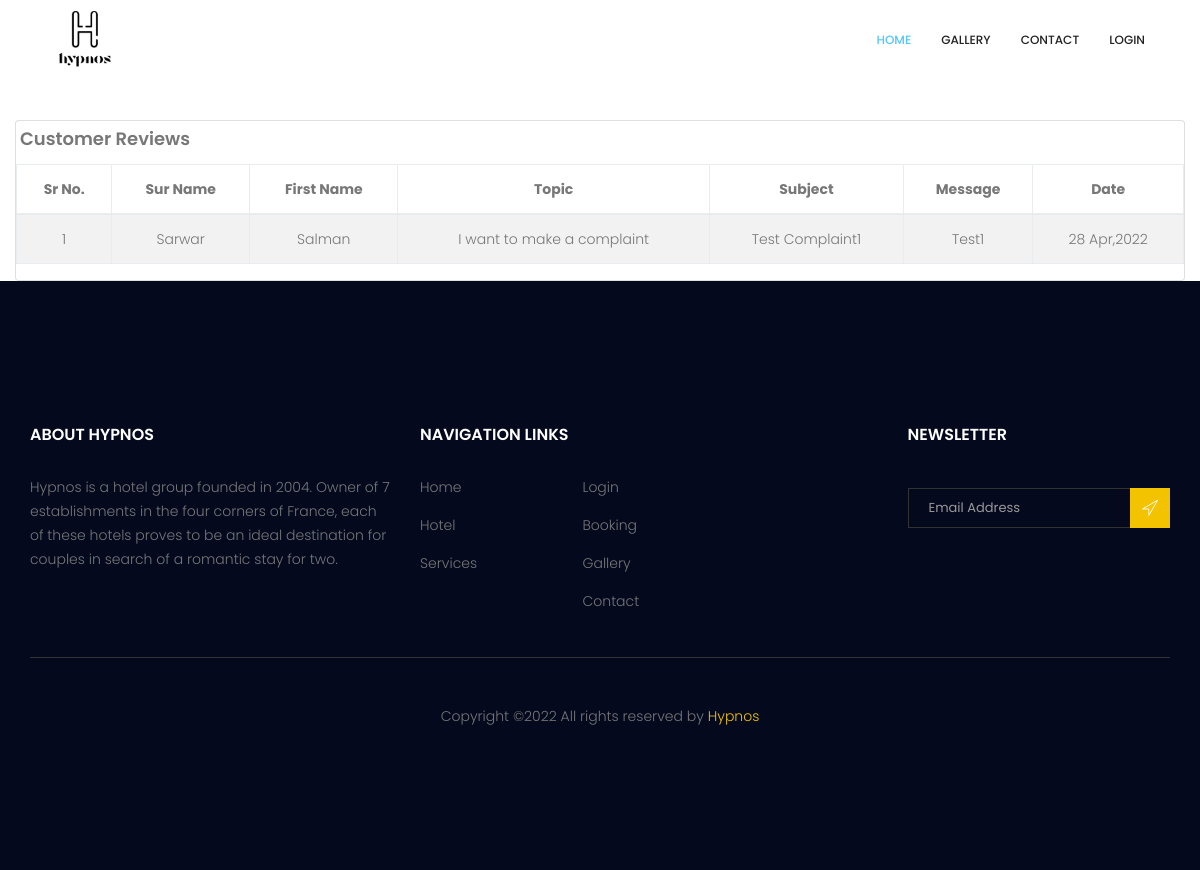
Screenshot of /reviews.php with the database file from the repository.
### tables this page shows
CREATE TABLE `customer_reviews` (
  `id` int(11) NOT NULL,
  `sur_name` varchar(111) NOT NULL,
  `first_name` varchar(111) NOT NULL,
  `topic` varchar(111) NOT NULL,
  `email` varchar(111) NOT NULL,
  `subject` varchar(500) NOT NULL,
  `message` varchar(500) NOT NULL,
  `created_on` varchar(111) NOT NULL,
  `is_deleted` int(11) NOT NULL
);

### reviews.php (the view, shortened to what this page needs)
<?php
include('db/db.php');
?>
<!doctype html>
<html lang="en">
    <head>
        <link rel="stylesheet" href="css/bootstrap.css">
        <link rel="stylesheet" href="vendors/linericon/style.css">
        <link rel="stylesheet" href="css/font-awesome.min.css">
        <link rel="stylesheet" href="vendors/owl-carousel/owl.carousel.min.css">
        <link rel="stylesheet" href="vendors/bootstrap-datepicker/bootstrap-datetimepicker.min.css">
        <link rel="stylesheet" href="vendors/nice-select/css/nice-select.css">
        <link rel="stylesheet" href="vendors/owl-carousel/owl.carousel.min.css">
        <link rel="stylesheet" href="css/style.css">
        <link rel="stylesheet" href="css/responsive.css">
    </head>
    <body>
 <?php include('common/header.php');?>
    <section class="content">
      <div class="container-fluid">
        <div class="row">
          <div class="col-12">
               <div class="card" style="margin-top:120px;">
               <div class="row p-1">
                 <div class="col-md-3">
                   <h4>Customer Reviews</h4>
                 </div>
               </div>
              <div class="">
            <div >
                <table id="example1" class="table table-bordered table-striped">
                  <thead>
                  <tr align="center">
                    <th>Sr No.</th>
                    <th>Sur Name</th>
                    <th>First Name</th>
                    <th>Topic</th>
                    <th>Subject</th>
                    <th>Message</th>
                    <th>Date</th>
                  </tr>
                  </thead>
                  <tbody>
                                          <?Php
                                          $sql="Select * FROM customer_reviews ";
                                          $result = mysqli_query($con, $sql);
                                          if ($result)
                                          {
                                            if (mysqli_num_rows($result)>0)
                                                { $Sr=1;
                                                While($row=mysqli_fetch_array($result))
                                          {
                                          ?>
                                          <tr style="width: 100%" align="center">
                                            <td >
                                            <?Php echo  $Sr++; ?>
                                            </td>
                                            <td><?Php echo  $row['sur_name']; ?></td>
                                            <td><?php echo  $row['first_name']; ?></td>
                                            <td><?php echo  $row['topic']; ?></td>
                                            <td><?php echo  $row['subject']; ?></td>
                                            <td><?php echo  $row['message']; ?></td>
                                            <td><?php echo  date('d M,Y'); ?></td>
                                            </tr>
                                          <?php
                                          }}}
                                          ?>
                 </tbody>
                </table>
                </div>
              </div>
            </div>
          </div>
        </div>
      </div>
    </section>
 <?php include('common/footer.php');?>
    </body>
</html>

### css/style.css (style rules this page uses)
body { line-height: 24px; font-size: 14px; font-family: "Poppins", sans-serif; font-weight: 300; color: #777777; }
section { background: #fff; }
h1, h2, h3, h4, h5, h6 { font-family: "Poppins", sans-serif; font-weight: 600; }
h4 { font-size: 18px; }
h1, h2, h3, h4, h5, h6 { line-height: 1.5em; }

### rows the page displays
customer_reviews: sur_name "Sarwar", first_name "Salman", topic "I want to make a complaint", subject "Test Complaint1", message "Test1"
